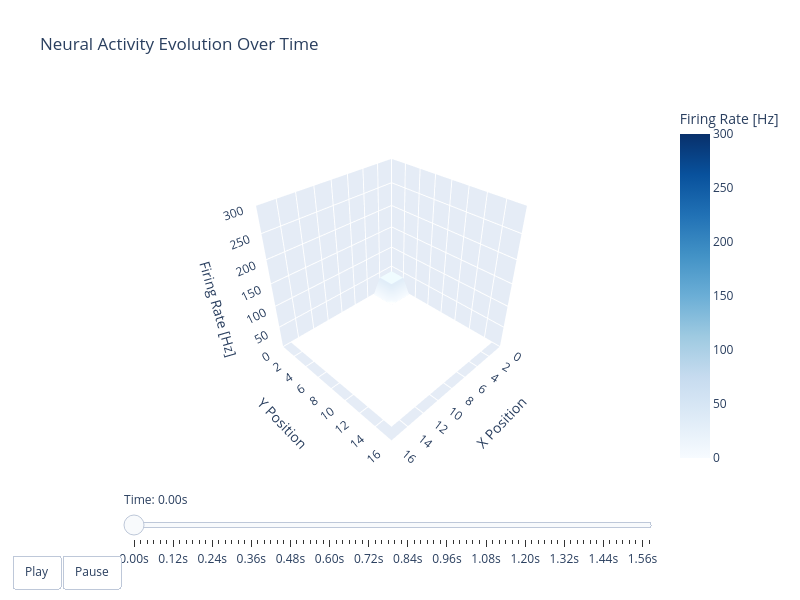

Write notebook code for a chart like this one.
### Code cell
# Create and show the 3D animation
processed_data = process_data(fr)
fig = create_3d_animation(processed_data)
fig.show()

### Figure 1 — Plotly figure (JSON) as saved in the notebook; plotly's stock layout.template omitted (floating-point values rounded to 4 significant figures; data arrays with more than 128 entries replaced by an {"elided": "..."} marker saying what was removed)
{"data": [{"cmax": 300, "cmin": 0, "colorbar": {"title": {"text": "Firing Rate [Hz]"}}, "colorscale": [[0, "rgb(247,251,255)"], [0.125, "rgb(222,235,247)"], [0.25, "rgb(198,219,239)"], [0.375, "rgb(158,202,225)"], [0.5, "rgb(107,174,214)"], [0.625, "rgb(66,146,198)"], [0.75, "rgb(33,113,181)"], [0.875, "rgb(8,81,156)"], [1, "rgb(8,48,107)"]], "showscale": true, "type": "surface", "z": {"elided": "16x16 float values"}}], "layout": {"height": 600, "scene": {"aspectmode": "cube", "camera": {"eye": {"x": 1.5, "y": 1.5, "z": 1.5}}, "xaxis": {"range": [0, 16], "title": {"text": "X Position"}}, "yaxis": {"range": [0, 16], "title": {"text": "Y Position"}}, "zaxis": {"range": [0, 300], "title": {"text": "Firing Rate [Hz]"}}}, "sliders": [{"active": 0, "currentvalue": {"prefix": "Time: "}, "steps": [{"args": [["frame_0"], {"frame": {"duration": 0.1, "redraw": true}, "mode": "immediate", "transition": {"duration": 200}}], "label": "0.00s", "method": "animate"}, {"args": [["frame_200"], {"frame": {"duration": 0.1, "redraw": true}, "mode": "immediate", "transition": {"duration": 200}}], "label": "0.02s", "method": "animate"}, {"args": [["frame_400"], {"frame": {"duration": 0.1, "redraw": true}, "mode": "immediate", "transition": {"duration": 200}}], "label": "0.04s", "method": "animate"}, {"args": [["frame_600"], {"frame": {"duration": 0.1, "redraw": true}, "mode": "immediate", "transition": {"duration": 200}}], "label": "0.06s", "method": "animate"}, {"args": [["frame_800"], {"frame": {"duration": 0.1, "redraw": true}, "mode": "immediate", "transition": {"duration": 200}}], "label": "0.08s", "method": "animate"}, {"args": [["frame_1000"], {"frame": {"duration": 0.1, "redraw": true}, "mode": "immediate", "transition": {"duration": 200}}], "label": "0.10s", "method": "animate"}, {"args": [["frame_1200"], {"frame": {"duration": 0.1, "redraw": true}, "mode": "immediate", "transition": {"duration": 200}}], "label": "0.12s", "method": "animate"}, {"args": [["frame_1400"], {"frame": {"duration": 0.1, "redraw": true}, "mode": "immediate", "transition": {"duration": 200}}], "label": "0.14s", "method": "animate"}, {"args": [["frame_1600"], {"frame": {"duration": 0.1, "redraw": true}, "mode": "immediate", "transition": {"duration": 200}}], "label": "0.16s", "method": "animate"}, {"args": [["frame_1800"], {"frame": {"duration": 0.1, "redraw": true}, "mode": "immediate", "transition": {"duration": 200}}], "label": "0.18s", "method": "animate"}, {"args": [["frame_2000"], {"frame": {"duration": 0.1, "redraw": true}, "mode": "immediate", "transition": {"duration": 200}}], "label": "0.20s", "method": "animate"}, {"args": [["frame_2200"], {"frame": {"duration": 0.1, "redraw": true}, "mode": "immediate", "transition": {"duration": 200}}], "label": "0.22s", "method": "animate"}, {"args": [["frame_2400"], {"frame": {"duration": 0.1, "redraw": true}, "mode": "immediate", "transition": {"duration": 200}}], "label": "0.24s", "method": "animate"}, {"args": [["frame_2600"], {"frame": {"duration": 0.1, "redraw": true}, "mode": "immediate", "transition": {"duration": 200}}], "label": "0.26s", "method": "animate"}, {"args": [["frame_2800"], {"frame": {"duration": 0.1, "redraw": true}, "mode": "immediate", "transition": {"duration": 200}}], "label": "0.28s", "method": "animate"}, {"args": [["frame_3000"], {"frame": {"duration": 0.1, "redraw": true}, "mode": "immediate", "transition": {"duration": 200}}], "label": "0.30s", "method": "animate"}, {"args": [["frame_3200"], {"frame": {"duration": 0.1, "redraw": true}, "mode": "immediate", "transition": {"duration": 200}}], "label": "0.32s", "method": "animate"}, {"args": [["frame_3400"], {"frame": {"duration": 0.1, "redraw": true}, "mode": "immediate", "transition": {"duration": 200}}], "label": "0.34s", "method": "animate"}, {"args": [["frame_3600"], {"frame": {"duration": 0.1, "redraw": true}, "mode": "immediate", "transition": {"duration": 200}}], "label": "0.36s", "method": "animate"}, {"args": [["frame_3800"], {"frame": {"duration": 0.1, "redraw": true}, "mode": "immediate", "transition": {"duration": 200}}], "label": "0.38s", "method": "animate"}, {"args": [["frame_4000"], {"frame": {"duration": 0.1, "redraw": true}, "mode": "immediate", "transition": {"duration": 200}}], "label": "0.40s", "method": "animate"}, {"args": [["frame_4200"], {"frame": {"duration": 0.1, "redraw": true}, "mode": "immediate", "transition": {"duration": 200}}], "label": "0.42s", "method": "animate"}, {"args": [["frame_4400"], {"frame": {"duration": 0.1, "redraw": true}, "mode": "immediate", "transition": {"duration": 200}}], "label": "0.44s", "method": "animate"}, {"args": [["frame_4600"], {"frame": {"duration": 0.1, "redraw": true}, "mode": "immediate", "transition": {"duration": 200}}], "label": "0.46s", "method": "animate"}, {"args": [["frame_4800"], {"frame": {"duration": 0.1, "redraw": true}, "mode": "immediate", "transition": {"duration": 200}}], "label": "0.48s", "method": "animate"}, {"args": [["frame_5000"], {"frame": {"duration": 0.1, "redraw": true}, "mode": "immediate", "transition": {"duration": 200}}], "label": "0.50s", "method": "animate"}, {"args": [["frame_5200"], {"frame": {"duration": 0.1, "redraw": true}, "mode": "immediate", "transition": {"duration": 200}}], "label": "0.52s", "method": "animate"}, {"args": [["frame_5400"], {"frame": {"duration": 0.1, "redraw": true}, "mode": "immediate", "transition": {"duration": 200}}], "label": "0.54s", "method": "animate"}, {"args": [["frame_5600"], {"frame": {"duration": 0.1, "redraw": true}, "mode": "immediate", "transition": {"duration": 200}}], "label": "0.56s", "method": "animate"}, {"args": [["frame_5800"], {"frame": {"duration": 0.1, "redraw": true}, "mode": "immediate", "transition": {"duration": 200}}], "label": "0.58s", "method": "animate"}, {"args": [["frame_6000"], {"frame": {"duration": 0.1, "redraw": true}, "mode": "immediate", "transition": {"duration": 200}}], "label": "0.60s", "method": "animate"}, {"args": [["frame_6200"], {"frame": {"duration": 0.1, "redraw": true}, "mode": "immediate", "transition": {"duration": 200}}], "label": "0.62s", "method": "animate"}, {"args": [["frame_6400"], {"frame": {"duration": 0.1, "redraw": true}, "mode": "immediate", "transition": {"duration": 200}}], "label": "0.64s", "method": "animate"}, {"args": [["frame_6600"], {"frame": {"duration": 0.1, "redraw": true}, "mode": "immediate", "transition": {"duration": 200}}], "label": "0.66s", "method": "animate"}, {"args": [["frame_6800"], {"frame": {"duration": 0.1, "redraw": true}, "mode": "immediate", "transition": {"duration": 200}}], "label": "0.68s", "method": "animate"}, {"args": [["frame_7000"], {"frame": {"duration": 0.1, "redraw": true}, "mode": "immediate", "transition": {"duration": 200}}], "label": "0.70s", "method": "animate"}, {"args": [["frame_7200"], {"frame": {"duration": 0.1, "redraw": true}, "mode": "immediate", "transition": {"duration": 200}}], "label": "0.72s", "method": "animate"}, {"args": [["frame_7400"], {"frame": {"duration": 0.1, "redraw": true}, "mode": "immediate", "transition": {"duration": 200}}], "label": "0.74s", "method": "animate"}, {"args": [["frame_7600"], {"frame": {"duration": 0.1, "redraw": true}, "mode": "immediate", "transition": {"duration": 200}}], "label": "0.76s", "method": "animate"}, {"args": [["frame_7800"], {"frame": {"duration": 0.1, "redraw": true}, "mode": "immediate", "transition": {"duration": 200}}], "label": "0.78s", "method": "animate"}, {"args": [["frame_8000"], {"frame": {"duration": 0.1, "redraw": true}, "mode": "immediate", "transition": {"duration": 200}}], "label": "0.80s", "method": "animate"}, {"args": [["frame_8200"], {"frame": {"duration": 0.1, "redraw": true}, "mode": "immediate", "transition": {"duration": 200}}], "label": "0.82s", "method": "animate"}, {"args": [["frame_8400"], {"frame": {"duration": 0.1, "redraw": true}, "mode": "immediate", "transition": {"duration": 200}}], "label": "0.84s", "method": "animate"}, {"args": [["frame_8600"], {"frame": {"duration": 0.1, "redraw": true}, "mode": "immediate", "transition": {"duration": 200}}], "label": "0.86s", "method": "animate"}, {"args": [["frame_8800"], {"frame": {"duration": 0.1, "redraw": true}, "mode": "immediate", "transition": {"duration": 200}}], "label": "0.88s", "method": "animate"}, {"args": [["frame_9000"], {"frame": {"duration": 0.1, "redraw": true}, "mode": "immediate", "transition": {"duration": 200}}], "label": "0.90s", "method": "animate"}, {"args": [["frame_9200"], {"frame": {"duration": 0.1, "redraw": true}, "mode": "immediate", "transition": {"duration": 200}}], "label": "0.92s", "method": "animate"}, {"args": [["frame_9400"], {"frame": {"duration": 0.1, "redraw": true}, "mode": "immediate", "transition": {"duration": 200}}], "label": "0.94s", "method": "animate"}, {"args": [["frame_9600"], {"frame": {"duration": 0.1, "redraw": true}, "mode": "immediate", "transition": {"duration": 200}}], "label": "0.96s", "method": "animate"}, {"args": [["frame_9800"], {"frame": {"duration": 0.1, "redraw": true}, "mode": "immediate", "transition": {"duration": 200}}], "label": "0.98s", "method": "animate"}, {"args": [["frame_10000"], {"frame": {"duration": 0.1, "redraw": true}, "mode": "immediate", "transition": {"duration": 200}}], "label": "1.00s", "method": "animate"}, {"args": [["frame_10200"], {"frame": {"duration": 0.1, "redraw": true}, "mode": "immediate", "transition": {"duration": 200}}], "label": "1.02s", "method": "animate"}, {"args": [["frame_10400"], {"frame": {"duration": 0.1, "redraw": true}, "mode": "immediate", "transition": {"duration": 200}}], "label": "1.04s", "method": "animate"}, {"args": [["frame_10600"], {"frame": {"duration": 0.1, "redraw": true}, "mode": "immediate", "transition": {"duration": 200}}], "label": "1.06s", "method": "animate"}, {"args": [["frame_10800"], {"frame": {"duration": 0.1, "redraw": true}, "mode": "immediate", "transition": {"duration": 200}}], "label": "1.08s", "method": "animate"}, {"args": [["frame_11000"], {"frame": {"duration": 0.1, "redraw": true}, "mode": "immediate", "transition": {"duration": 200}}], "label": "1.10s", "method": "animate"}, {"args": [["frame_11200"], {"frame": {"duration": 0.1, "redraw": true}, "mode": "immediate", "transition": {"duration": 200}}], "label": "1.12s", "method": "animate"}, {"args": [["frame_11400"], {"frame": {"duration": 0.1, "redraw": true}, "mode": "immediate", "transition": {"duration": 200}}], "label": "1.14s", "method": "animate"}, {"args": [["frame_11600"], {"frame": {"duration": 0.1, "redraw": true}, "mode": "immediate", "transition": {"duration": 200}}], "label": "1.16s", "method": "animate"}, {"args": [["frame_11800"], {"frame": {"duration": 0.1, "redraw": true}, "mode": "immediate", "transition": {"duration": 200}}], "label": "1.18s", "method": "animate"}, {"args": [["frame_12000"], {"frame": {"duration": 0.1, "redraw": true}, "mode": "immediate", "transition": {"duration": 200}}], "label": "1.20s", "method": "animate"}, {"args": [["frame_12200"], {"frame": {"duration": 0.1, "redraw": true}, "mode": "immediate", "transition": {"duration": 200}}], "label": "1.22s", "method": "animate"}, {"args": [["frame_12400"], {"frame": {"duration": 0.1, "redraw": true}, "mode": "immediate", "transition": {"duration": 200}}], "label": "1.24s", "method": "animate"}, {"args": [["frame_12600"], {"frame": {"duration": 0.1, "redraw": true}, "mode": "immediate", "transition": {"duration": 200}}], "label": "1.26s", "method": "animate"}, {"args": [["frame_12800"], {"frame": {"duration": 0.1, "redraw": true}, "mode": "immediate", "transition": {"duration": 200}}], "label": "1.28s", "method": "animate"}, {"args": [["frame_13000"], {"frame": {"duration": 0.1, "redraw": true}, "mode": "immediate", "transition": {"duration": 200}}], "label": "1.30s", "method": "animate"}, {"args": [["frame_13200"], {"frame": {"duration": 0.1, "redraw": true}, "mode": "immediate", "transition": {"duration": 200}}], "label": "1.32s", "method": "animate"}, {"args": [["frame_13400"], {"frame": {"duration": 0.1, "redraw": true}, "mode": "immediate", "transition": {"duration": 200}}], "label": "1.34s", "method": "animate"}, {"args": [["frame_13600"], {"frame": {"duration": 0.1, "redraw": true}, "mode": "immediate", "transition": {"duration": 200}}], "label": "1.36s", "method": "animate"}, {"args": [["frame_13800"], {"frame": {"duration": 0.1, "redraw": true}, "mode": "immediate", "transition": {"duration": 200}}], "label": "1.38s", "method": "animate"}, {"args": [["frame_14000"], {"frame": {"duration": 0.1, "redraw": true}, "mode": "immediate", "transition": {"duration": 200}}], "label": "1.40s", "method": "animate"}, {"args": [["frame_14200"], {"frame": {"duration": 0.1, "redraw": true}, "mode": "immediate", "transition": {"duration": 200}}], "label": "1.42s", "method": "animate"}, {"args": [["frame_14400"], {"frame": {"duration": 0.1, "redraw": true}, "mode": "immediate", "transition": {"duration": 200}}], "label": "1.44s", "method": "animate"}, {"args": [["frame_14600"], {"frame": {"duration": 0.1, "redraw": true}, "mode": "immediate", "transition": {"duration": 200}}], "label": "1.46s", "method": "animate"}, {"args": [["frame_14800"], {"frame": {"duration": 0.1, "redraw": true}, "mode": "immediate", "transition": {"duration": 200}}], "label": "1.48s", "method": "animate"}, {"args": [["frame_15000"], {"frame": {"duration": 0.1, "redraw": true}, "mode": "immediate", "transition": {"duration": 200}}], "label": "1.50s", "method": "animate"}, {"args": [["frame_15200"], {"frame": {"duration": 0.1, "redraw": true}, "mode": "immediate", "transition": {"duration": 200}}], "label": "1.52s", "method": "animate"}, {"args": [["frame_15400"], {"frame": {"duration": 0.1, "redraw": true}, "mode": "immediate", "transition": {"duration": 200}}], "label": "1.54s", "method": "animate"}, {"args": [["frame_15600"], {"frame": {"duration": 0.1, "redraw": true}, "mode": "immediate", "transition": {"duration": 200}}], "label": "1.56s", "method": "animate"}, {"args": [["frame_15800"], {"frame": {"duration": 0.1, "redraw": true}, "mode": "immediate", "transition": {"duration": 200}}], "label": "1.58s", "method": "animate"}]}], "title": {"text": "Neural Activity Evolution Over Time"}, "updatemenus": [{"buttons": [{"args": [null, {"frame": {"duration": 0.1, "redraw": true}, "fromcurrent": true, "mode": "immediate", "transition": {"duration": 200}}], "label": "Play", "method": "animate"}, {"args": [[null], {"frame": {"duration": 0, "redraw": false}, "mode": "immediate", "transition": {"duration": 0}}], "label": "Pause", "method": "animate"}], "direction": "left", "pad": {"r": 10, "t": 87}, "showactive": false, "type": "buttons", "x": 0.011, "xanchor": "right", "y": 0, "yanchor": "top"}], "width": 800}}
